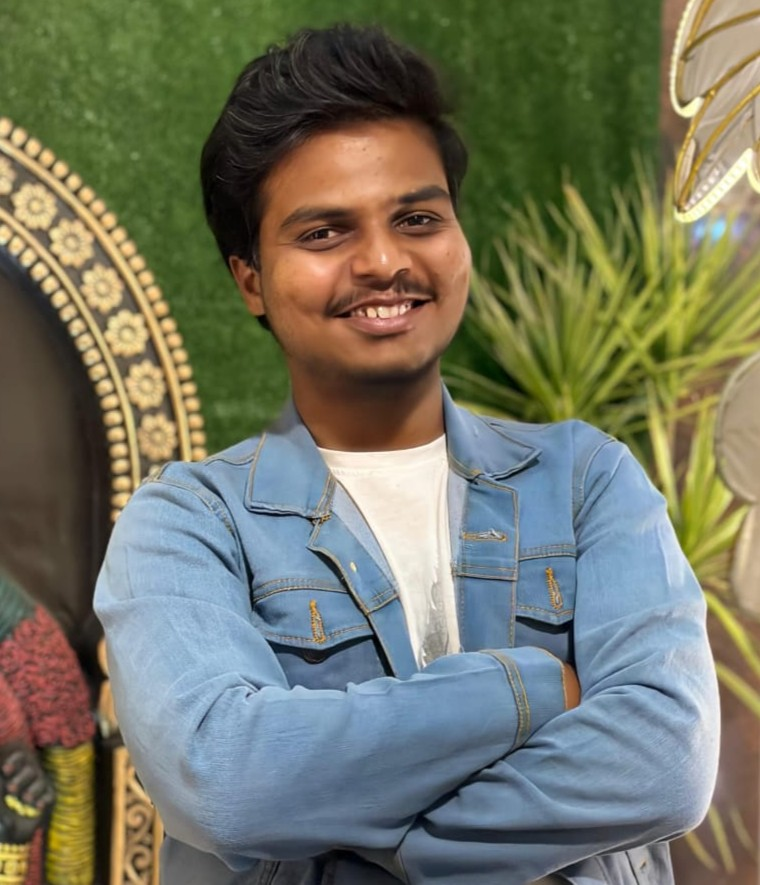
#> input picture backend/uploads/8a30af82-839c-4be1-afc7-2ce2c58d33b1_picture.jpeg, 760 x 885 px
$ python -i face_detector.py   (imports and definitions only)
#> lines starting #> are read from the running program, lines starting #| are printed output that depends on the picture; after the words box and inside, x2 and y2 are one past the last pixel; in counts of white or black regions, pixels touching at a corner belong together
### backend/utils/logger.py
import logging
import sys

def setup_logger(name: str) -> logging.Logger:
    """Sets up a standardized logger for the preprocessing and training pipelines."""
#> further down, picture is the input picture: shape (885, 760, 3); mean B, G, R 99.5, 117.7, 115.4
    logger = logging.getLogger(name)

    # Avoid duplicate handlers if already configured
    if logger.hasHandlers():
        return logger

    logger.setLevel(logging.INFO)

    # Create console handler with format
    handler = logging.StreamHandler(sys.stdout)
    handler.setLevel(logging.INFO)

    formatter = logging.Formatter(
        '[%(asctime)s] [%(levelname)s] [%(name)s]: %(message)s',
        datefmt='%Y-%m-%d %H:%M:%S'
    )
    handler.setFormatter(formatter)

    logger.addHandler(handler)
    return logger

### backend/preprocessing/face_detector.py
import os
import cv2
import numpy as np
from typing import List, Tuple
from backend.utils.logger import setup_logger

# Explicitly disable OpenCV OpenCL to enforce CPU-only execution and prevent CL_OUT_OF_RESOURCES errors
# [1 line not run here, left out]
os.environ["OPENCV_OPENCL_RUNTIME"] = "disabled"
os.environ["OPENCV_FFMPEG_LOGLEVEL"] = "-8"
# [2 lines not run here, left out]

logger = setup_logger("FaceDetector")

class FaceDetector:
    """Uses OpenCV's Haar Cascade classifier to locate and crop faces in images/frames."""

    def __init__(self):
        # Enforce CPU execution path in OpenCV for Haar face detection
        cv2.ocl.setUseOpenCL(False)
        assert cv2.ocl.useOpenCL() == False, "Failed to disable OpenCV OpenCL execution path!"
        self._face_cascade = None

    @property
    def face_cascade(self):
        if getattr(self, '_face_cascade', None) is None:
            cv2.ocl.setUseOpenCL(False)
            if hasattr(cv2, "CascadeClassifier") and hasattr(cv2, "data") and hasattr(cv2.data, "haarcascades"):
                try:
                    cascade_path = cv2.data.haarcascades + 'haarcascade_frontalface_default.xml'
                    self._face_cascade = cv2.CascadeClassifier(cascade_path)
                    if self._face_cascade.empty():
                        logger.error(f"Failed to load Haar Cascade from path: {cascade_path}")
                        self._face_cascade = False
                    else:
                        logger.info(f"Successfully loaded Haar Cascade Face Detector (CPU-only, OpenCL enabled: {cv2.ocl.useOpenCL()}).")
                except Exception as e:
                    logger.warning(f"Failed to initialize Haar Cascade: {e}")
                    self._face_cascade = False
            else:
                self._face_cascade = False
        return self._face_cascade if self._face_cascade is not False else None

    # [26 lines left out: functions face_cascade_alt2, __getstate__, __setstate__, not called in this run]

    def detect_faces(self, image: np.ndarray) -> List[Tuple[int, int, int, int]]:
        """
        Detects faces in the given image.

        Args:
            image (np.ndarray): Image in BGR (OpenCV format) or RGB.

        Returns:
            List[Tuple[int, int, int, int]]: List of bounding boxes as (x, y, w, h).
        """
        if image is None:
            logger.warning("Empty image provided to face detection.")
            return []

        if self.face_cascade is None and self.face_cascade_alt2 is None:
            return []

        try:
            # Convert to grayscale for Haar Cascade
            if len(image.shape) == 3 and image.shape[2] == 3:
                gray = cv2.cvtColor(image, cv2.COLOR_BGR2GRAY)
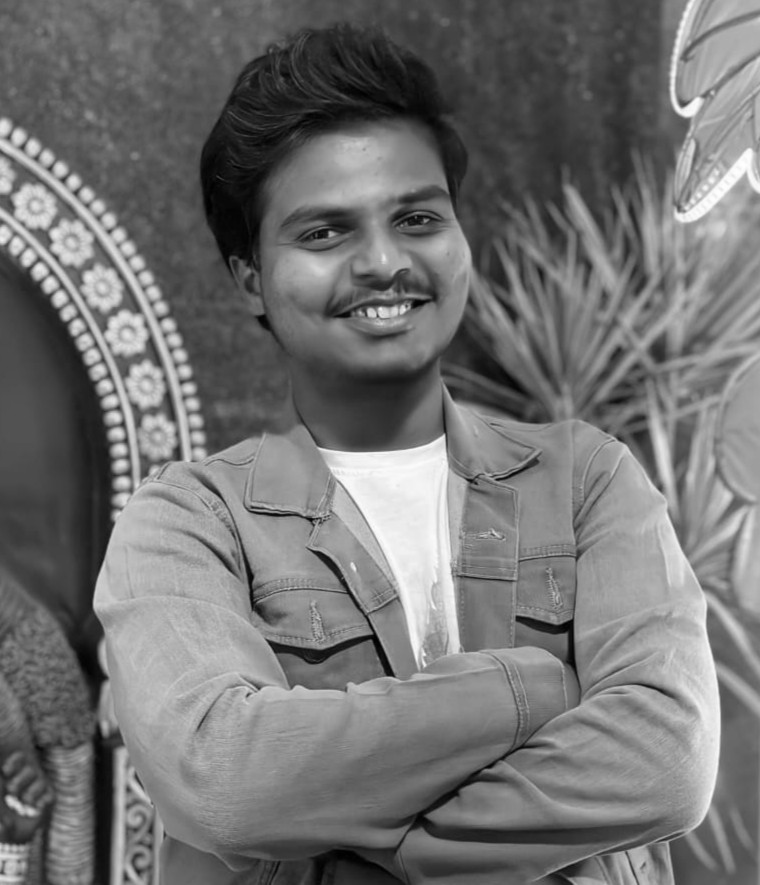
#> gray: shape (885, 760); min 0, max 255, mean 114.9
            elif len(image.shape) == 2:
                gray = image
            else:
                return []

            # Downscale large image for fast Haar Cascade execution while preserving facial details
            h, w = gray.shape
#> h = 885; w = 760
            max_dim = 640
            scale = 1.0
            if max(h, w) > max_dim:
                scale = max_dim / max(h, w)
#> scale = 0.723
                gray_small = cv2.resize(gray, (int(w * scale), int(h * scale)))
            else:
                gray_small = gray

            faces = ()
            # Stage 1: Detect faces with primary cascade
            if self.face_cascade is not None:
                faces = self.face_cascade.detectMultiScale(
                    gray_small,
                    scaleFactor=1.1,
                    minNeighbors=4,
                    minSize=(24, 24)
                )
#> faces = [[325, 360, 52, 52], [58, 261, 96, 96], [48, 220, 106, 106], [312, 419, 110, 110], [178, 90, 184, 184]]

            # Stage 2: Sensitive alt2 cascade fallback for challenging lighting or non-frontal angles
            if len(faces) == 0 and self.face_cascade_alt2 is not None:
                faces = self.face_cascade_alt2.detectMultiScale(
                    gray_small,
                    scaleFactor=1.1,
                    minNeighbors=3,
                    minSize=(22, 22)
                )

            # Stage 3: Adaptive CLAHE equalization for low-contrast/backlit video frames
            if len(faces) == 0 and min(h, w) >= 50:
                clahe = cv2.createCLAHE(clipLimit=2.0, tileGridSize=(8, 8))
                gray_clahe = clahe.apply(gray_small)
                detector_to_use = self.face_cascade_alt2 if self.face_cascade_alt2 is not None else self.face_cascade
                if detector_to_use is not None:
                    faces = detector_to_use.detectMultiScale(
                        gray_clahe,
                        scaleFactor=1.1,
                        minNeighbors=3,
                        minSize=(20, 20)
                    )

            # Scale coordinates back to original size if resized
            candidate_boxes = []
            if scale != 1.0:
                for (x, y, w_box, h_box) in faces:
                    candidate_boxes.append((
                        int(x / scale),
                        int(y / scale),
                        int(w_box / scale),
                        int(h_box / scale)
                    ))
#> this loop made 5 passes
#> after the loop, candidate_boxes = [(449, 497, 71, 71), (80, 360, 132, 132), (66, 304, 146, 146), (431, 579, 152, 152), (246, 124, 254, 254)]
            else:
                candidate_boxes = [(int(x), int(y), int(w_box), int(h_box)) for (x, y, w_box, h_box) in faces]

            # Filter out non-face false positives (background, clothing, furniture)
            valid_boxes = [b for b in candidate_boxes if self.is_valid_face_region(image, b)]
            if not valid_boxes and candidate_boxes:
                valid_boxes = [b for b in candidate_boxes if 0.65 <= b[2] / max(1, b[3]) <= 1.35 and b[2] >= 28]

            # Apply Non-Maximum Suppression to remove overlapping duplicate boxes
            valid_boxes.sort(key=lambda b: b[2] * b[3], reverse=True)
            nms_boxes = []
            for b in valid_boxes:
                bx, by, bw, bh = b
                overlap = False
                for nb in nms_boxes:
                    nx, ny, nw, nh = nb
                    xA = max(bx, nx)
                    yA = max(by, ny)
                    xB = min(bx + bw, nx + nw)
                    yB = min(by + bh, ny + nh)
                    inter = max(0, xB - xA) * max(0, yB - yA)
                    union = bw * bh + nw * nh - inter
                    iou = inter / float(union) if union > 0 else 0.0
                    inter_b = inter / float(bw * bh) if bw * bh > 0 else 0.0
                    if iou > 0.20 or inter_b > 0.25:
                        overlap = True
                        break
                if not overlap:
                    nms_boxes.append(b)

            return nms_boxes
        except Exception as e:
            logger.error(f"Error during face detection execution: {str(e)}")
            return []

    @staticmethod
    def is_valid_face_region(image: np.ndarray, bbox: Tuple[int, int, int, int]) -> bool:
        """
        Validates that a candidate bounding box contains an authentic human face structure,
        filtering out false positives on background objects, clothing, furniture, and noise.
        Uses skin chrominance locus in YCrCb/HSV and anatomical aspect ratio bounds.
        """
#> called with bbox = (449, 497, 71, 71)
        if image is None:
            return False
        x, y, w, h = bbox
        img_h, img_w = image.shape[:2]
#> img_h = 885; img_w = 760
        if w < 24 or h < 24:
            return False
        aspect = w / float(max(1, h))
        if aspect < 0.60 or aspect > 1.40:
            return False

        x_start = max(0, x)
        y_start = max(0, y)
        x_end = min(img_w, x + w)
#> x_end = 520
        y_end = min(img_h, y + h)
#> y_end = 568
        crop = image[y_start:y_end, x_start:x_end]
        if crop.size == 0 or crop.shape[0] < 20 or crop.shape[1] < 20:
            return False

        # YCrCb skin chrominance locus (universal across Fitzpatrick scale I-VI)
        ycrcb = cv2.cvtColor(crop, cv2.COLOR_BGR2YCrCb)
#> ycrcb: shape (71, 71, 3); mean of channels 0, 1, 2 139.2, 114.5, 142.2
        cr = ycrcb[:, :, 1]
        cb = ycrcb[:, :, 2]
        skin_ycrcb = (cr >= 128) & (cr <= 178) & (cb >= 70) & (cb <= 135)
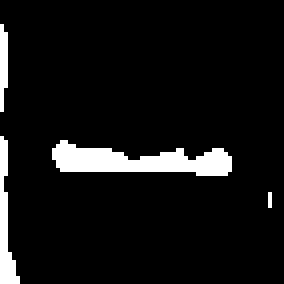
#> skin_ycrcb: shape (71, 71) bool (shown 4 times larger); 7.2% white; 4 white regions (1 under 20 px), largest, box (x1, y1, x2, y2) and area: (13, 35, 58, 44) 236, (0, 34, 5, 71) 85, (0, 6, 2, 28) 36
        skin_ratio = float(np.mean(skin_ycrcb))
#> skin_ratio = 0.0716

        # HSV skin locus fallback
        hsv = cv2.cvtColor(crop, cv2.COLOR_BGR2HSV)
#> hsv: shape (71, 71, 3); mean H, S, V 98.8, 71.7, 165.5
        h_ch = hsv[:, :, 0]
        s_ch = hsv[:, :, 1]
        v_ch = hsv[:, :, 2]
        skin_hsv = ((h_ch <= 28) | (h_ch >= 165)) & (s_ch >= 18) & (v_ch >= 30)
#> skin_hsv: shape (71, 71) bool; 3.2% white; 3 white regions (1 under 20 px), largest, box (x1, y1, x2, y2) and area: (14, 36, 32, 43) 89, (33, 38, 58, 44) 63
        hsv_ratio = float(np.mean(skin_hsv))
#> hsv_ratio = 0.0317

        # Genuine human faces contain substantial skin coverage (typically > 15-20%)
        # Background objects (walls, blue jeans, dark suits, carpets) have < 1-2%
        return max(skin_ratio, hsv_ratio) >= 0.15

    # [31 lines left out: function crop_face, not called in this run]

>>> import cv2
>>> picture = cv2.imread('../uploads/8a30af82-839c-4be1-afc7-2ce2c58d33b1_picture.jpeg')
>>> result = FaceDetector().detect_faces(picture)
#> in is_valid_face_region (call 2), `ycrcb = cv2.cvtColor(crop, cv2.COLOR_BGR2YCrCb)`: ycrcb: shape (132, 132, 3); mean of channels 0, 1, 2 125.8, 137.6, 108.9
#> in is_valid_face_region (call 2), `skin_ycrcb = (cr >= 128) & (cr <= 178) & (cb >= 70) & (cb <= 135)`: skin_ycrcb: shape (132, 132) bool; 83.9% white; 2 black regions, box (x1, y1, x2, y2) and area: (56, 98, 132, 132) 1738, (108, 0, 132, 94) 1062
#> in is_valid_face_region (call 2), `hsv = cv2.cvtColor(crop, cv2.COLOR_BGR2HSV)`: hsv: shape (132, 132, 3); mean H, S, V 28.3, 101.2, 144.5
#> in is_valid_face_region (call 2), `skin_hsv = ((h_ch <= 28) | (h_ch >= 165)) & (s_ch >= 18) & (v_ch >= 30)`: skin_hsv: shape (132, 132) bool; 82.4% white; 5 black regions (4 under 20 px), largest, box (x1, y1, x2, y2) and area: (55, 0, 132, 132) 3036
#> in is_valid_face_region (call 3), `ycrcb = cv2.cvtColor(crop, cv2.COLOR_BGR2YCrCb)`: ycrcb: shape (146, 146, 3); mean of channels 0, 1, 2 125.2, 139.1, 104.4
#> in is_valid_face_region (call 3), `skin_ycrcb = (cr >= 128) & (cr <= 178) & (cb >= 70) & (cb <= 135)`: skin_ycrcb: shape (146, 146) bool; 86.7% white; 1 black region, box (x1, y1, x2, y2) and area: (104, 0, 146, 146) 2837
#> in is_valid_face_region (call 3), `hsv = cv2.cvtColor(crop, cv2.COLOR_BGR2HSV)`: hsv: shape (146, 146, 3); mean H, S, V 22.3, 107.7, 143.6
#> in is_valid_face_region (call 3), `skin_hsv = ((h_ch <= 28) | (h_ch >= 165)) & (s_ch >= 18) & (v_ch >= 30)`: skin_hsv: shape (146, 146) bool; 85.2% white; 9 black regions (7 under 20 px), largest, box (x1, y1, x2, y2) and area: (102, 0, 146, 146) 3088, (0, 30, 9, 37) 31
#> call 4 of is_valid_face_region, with bbox = (431, 579, 152, 152)
#> in is_valid_face_region (call 4), `x, y, w, h = bbox`: x = 431; y = 579; w = 152
#> in is_valid_face_region (call 4), `x_start = max(0, x)`: x_start = 431
#> in is_valid_face_region (call 4), `y_start = max(0, y)`: y_start = 579
#> in is_valid_face_region (call 4), `x_end = min(img_w, x + w)`: x_end = 583
#> in is_valid_face_region (call 4), `y_end = min(img_h, y + h)`: y_end = 731
#> in is_valid_face_region (call 4), `ycrcb = cv2.cvtColor(crop, cv2.COLOR_BGR2YCrCb)`: ycrcb: shape (152, 152, 3); mean of channels 0, 1, 2 130.3, 116.2, 141.2
#> in is_valid_face_region (call 4), `skin_ycrcb = (cr >= 128) & (cr <= 178) & (cb >= 70) & (cb <= 135)`: skin_ycrcb: shape (152, 152) bool; 14.1% white; 16 white regions (9 under 20 px), largest, box (x1, y1, x2, y2) and area: (0, 0, 29, 80) 1918, (129, 80, 150, 131) 806, (116, 0, 131, 31) 299
#> in is_valid_face_region (call 4), `skin_ratio = float(np.mean(skin_ycrcb))`: skin_ratio = 0.141
#> in is_valid_face_region (call 4), `hsv = cv2.cvtColor(crop, cv2.COLOR_BGR2HSV)`: hsv: shape (152, 152, 3); mean H, S, V 92.3, 79.7, 157.7
#> in is_valid_face_region (call 4), `skin_hsv = ((h_ch <= 28) | (h_ch >= 165)) & (s_ch >= 18) & (v_ch >= 30)`:
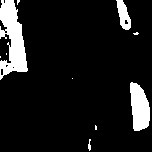
#> skin_hsv: shape (152, 152) bool; 10.2% white; 10 white regions (6 under 20 px), largest, box (x1, y1, x2, y2) and area: (0, 0, 28, 80) 1313, (130, 82, 150, 131) 724, (116, 0, 131, 30) 262, (88, 139, 91, 151) 24
#> in is_valid_face_region (call 4), `hsv_ratio = float(np.mean(skin_hsv))`: hsv_ratio = 0.102
#> in is_valid_face_region (call 5), `x, y, w, h = bbox`: x = 246; y = 124; w = 254
#> in is_valid_face_region (call 5), `x_start = max(0, x)`: x_start = 246
#> in is_valid_face_region (call 5), `y_start = max(0, y)`: y_start = 124
#> in is_valid_face_region (call 5), `x_end = min(img_w, x + w)`: x_end = 500
#> in is_valid_face_region (call 5), `y_end = min(img_h, y + h)`: y_end = 378
#> in is_valid_face_region (call 5), `crop = image[y_start:y_end, x_start:x_end]`:
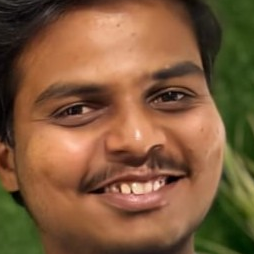
#> crop: shape (254, 254, 3); mean B, G, R 59.8, 90.8, 126.9
#> in is_valid_face_region (call 5), `ycrcb = cv2.cvtColor(crop, cv2.COLOR_BGR2YCrCb)`: ycrcb: shape (254, 254, 3); mean of channels 0, 1, 2 98.1, 148.6, 106.4
#> in is_valid_face_region (call 5), `cr = ycrcb[:, :, 1]`:
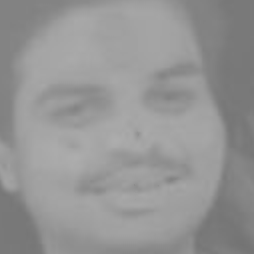
#> cr: shape (254, 254); min 115, max 173, mean 148.6
#> in is_valid_face_region (call 5), `cb = ycrcb[:, :, 2]`:
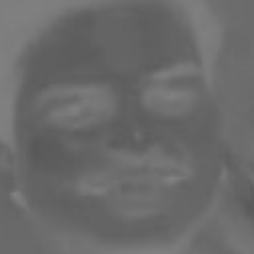
#> cb: shape (254, 254); min 88, max 130, mean 106.4
#> in is_valid_face_region (call 5), `skin_ycrcb = (cr >= 128) & (cr <= 178) & (cb >= 70) & (cb <= 135)`:
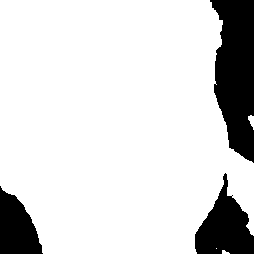
#> skin_ycrcb: shape (254, 254) bool; 84.8% white; 3 black regions, box (x1, y1, x2, y2) and area: (210, 0, 254, 163) 5235, (195, 173, 254, 254) 2639, (0, 186, 43, 254) 1933
#> in is_valid_face_region (call 5), `skin_ratio = float(np.mean(skin_ycrcb))`: skin_ratio = 0.848
#> in is_valid_face_region (call 5), `hsv_ratio = float(np.mean(skin_hsv))`: hsv_ratio = 0.782
#> in detect_faces, `valid_boxes = [b for b in candidate_boxes if self.is_valid_face_region..`: valid_boxes = [(80, 360, 132, 132), (66, 304, 146, 146), (246, 124, 254, 254)]
#> the loop in detect_faces, `for b in valid_boxes:` made 3 passes
#> after the loop in detect_faces, `for b in valid_boxes:`: nms_boxes = [(246, 124, 254, 254), (66, 304, 146, 146)]
#> result = [(246, 124, 254, 254), (66, 304, 146, 146)]

$ run again, on backend/uploads/26afd62d-f23d-4cc8-a20c-a46790272a35_profile.jpeg
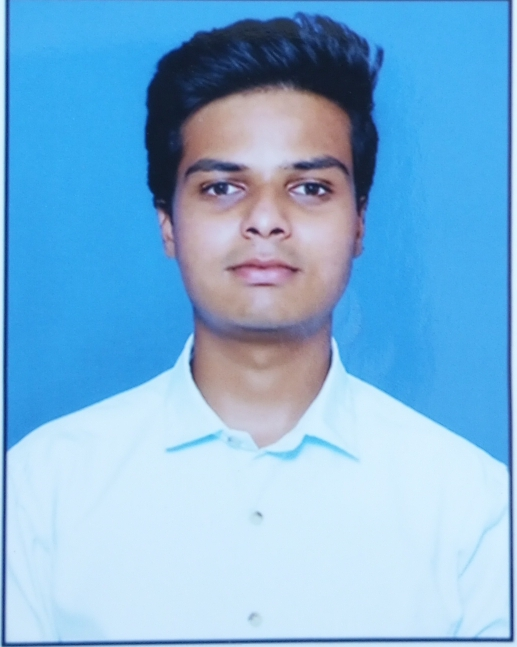
#> input picture backend/uploads/26afd62d-f23d-4cc8-a20c-a46790272a35_profile.jpeg, 517 x 647 px
#> picture is the input picture: shape (647, 517, 3); mean B, G, R 217.3, 178.8, 127.5
#> faces = [[146, 95, 235, 235]]
#> the loop in detect_faces, `for (x, y, w_box, h_box) in faces:` made 1 pass
#> after the loop in detect_faces, `for (x, y, w_box, h_box) in faces:`: candidate_boxes = [(147, 96, 237, 237)]
#> ycrcb: shape (237, 237, 3); mean of channels 0, 1, 2 137.5, 124.3, 140.3
#> in is_valid_face_region, `skin_ycrcb = (cr >= 128) & (cr <= 178) & (cb >= 70) & (cb <= 135)`:
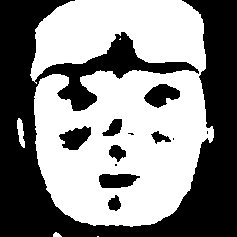
#> skin_ycrcb: shape (237, 237) bool; 53.3% white; 12 black regions (4 under 20 px), largest, box (x1, y1, x2, y2) and area: (0, 0, 237, 237) 24085, (144, 84, 180, 108) 534, (59, 126, 91, 150) 479
#> skin_ratio = 0.533
#> hsv: shape (237, 237, 3); mean H, S, V 111.2, 83.2, 170.7
#> in is_valid_face_region, `skin_hsv = ((h_ch <= 28) | (h_ch >= 165)) & (s_ch >= 18) & (v_ch >= 30)`:
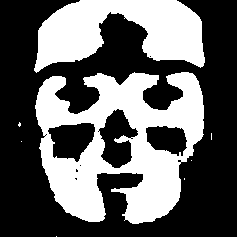
#> skin_hsv: shape (237, 237) bool; 39% white; 8 white regions (6 under 20 px), largest, box (x1, y1, x2, y2) and area: (35, 72, 204, 224) 14334, (34, 0, 205, 73) 7527
#> hsv_ratio = 0.39
#> valid_boxes = [(147, 96, 237, 237)]
#> the loop in detect_faces, `for b in valid_boxes:` made 1 pass

$ run again, on backend/uploads/404e3990-dbc9-4ec5-8abe-159788170bfa_she.jpeg
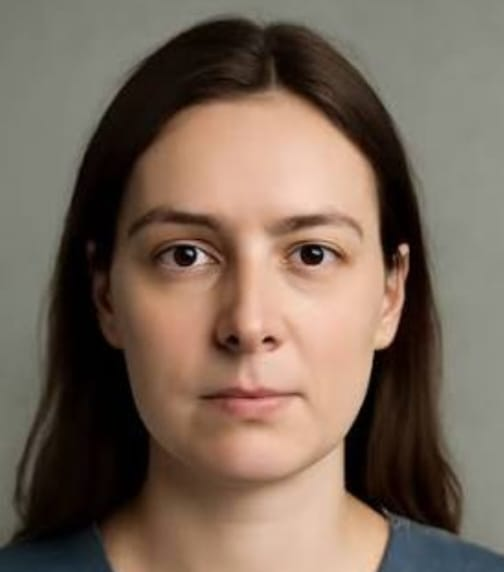
#> input picture backend/uploads/404e3990-dbc9-4ec5-8abe-159788170bfa_she.jpeg, 504 x 572 px
#> picture is the input picture: shape (572, 504, 3); mean B, G, R 88.9, 102.9, 120.3
#> faces = [[80, 119, 344, 344]]
#> candidate_boxes = [(80, 119, 344, 344)]
#> ycrcb: shape (344, 344, 3); mean of channels 0, 1, 2 112.1, 145.4, 113.8
#> in is_valid_face_region, `skin_ycrcb = (cr >= 128) & (cr <= 178) & (cb >= 70) & (cb <= 135)`:
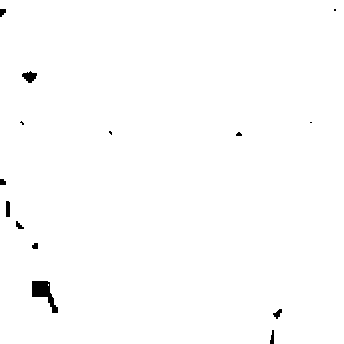
#> skin_ycrcb: shape (344, 344) bool; 99.3% white; 14 black regions (5 under 20 px), largest, box (x1, y1, x2, y2) and area: (32, 281, 58, 313) 382, (22, 71, 37, 83) 111, (6, 201, 10, 217) 63
#> skin_ratio = 0.993
#> hsv: shape (344, 344, 3); mean H, S, V 16.5, 119.6, 136.5
#> in is_valid_face_region, `skin_hsv = ((h_ch <= 28) | (h_ch >= 165)) & (s_ch >= 18) & (v_ch >= 30)`:
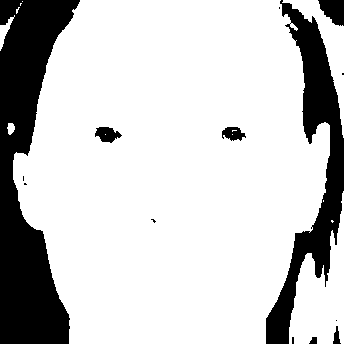
#> skin_hsv: shape (344, 344) bool; 79.4% white; 14 black regions (7 under 20 px), largest, box (x1, y1, x2, y2) and area: (0, 0, 80, 344) 14999, (266, 0, 344, 344) 8233, (318, 0, 344, 26) 480
#> hsv_ratio = 0.794
#> valid_boxes = [(80, 119, 344, 344)]
#> the loop in detect_faces, `for b in valid_boxes:` made 1 pass
